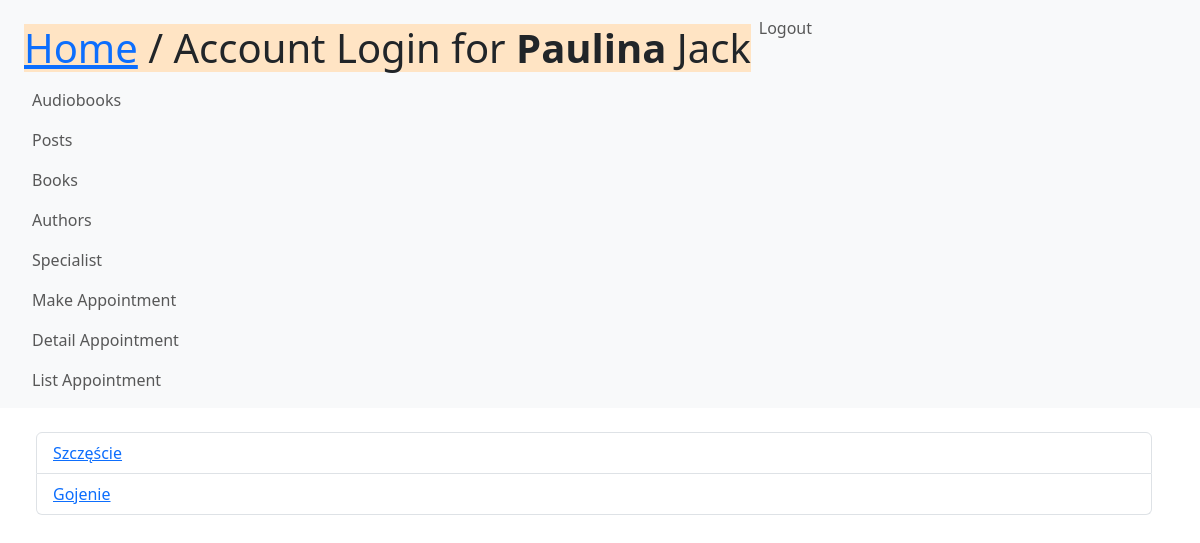
Page /releases/ (signed in) on the committed database.
### people/models.py (models this page shows, shortened)
class User(AbstractUser):
    company = models.ForeignKey('Company', related_name='Employees', null=True, on_delete=models.SET_NULL)
    def is_specialist(self):
        return self.groups.filter(name='Specialist').exists()
    def is_company(self):
        return self.groups.filter(name='Company').exists()

class Company(models.Model):
    name_company = models.CharField(max_length=256)
    industry = models.CharField(max_length=64)

### media/models.py (models this page shows, shortened)
class Release(models.Model):
    title = models.TextField(max_length=200)
    text = models.TextField(max_length=2000)
    category_release = models.ForeignKey(Category, on_delete=models.CASCADE)
    author_specialist = models.ForeignKey(User, on_delete=models.CASCADE, null=True)
    relimg = models.ImageField(upload_to='profile_images', default='test.png')
    date = models.DateTimeField(auto_now_add=True)

### media/views.py (the view)
# urls.py: path('releases/', ReleasesView.as_view(), name='view_release'),
class ReleasesView(View):
    def get(self, request):
        nowe_posty = Release.objects.all()
        return render(request, 'listy2release.html', {'release': nowe_posty})

### media/templates/listy2release.html
{% extends 'base.html' %}
{% block content %}
    <ul class="list-group">
        {% for release in release.all %}
        <div class="list-group-item"><a href="/releases/{{ release.id }}">
            {{release.title}}
        </a></div>
        {% endfor %}
    </ul>
{% endblock %}

### people/templates/base.html (shortened to what this page needs)
{% load static %}
<!DOCTYPE html>
<html lang="en">
<head>
    <link href="{% static 'bootstrap-5.2.2-dist/css/bootstrap.min.css' %}" rel="stylesheet">
</head>
<body>
<nav class="navbar navbar-expand-sm bg-light navbar-light">
    <div class="container-fluid">
        <ul class="navbar-nav">
            <div class="container m-auto">
        <div style="display: flex;flex-direction: row;justify-content: space-between">
               <div>   <h1 style="background-color: bisque" class="text-2xl leading-none text-gray-900 tracking-tight mt-3"><a href="/">Home</a> / Account Login for <b>{{user.username}}</b> {{user.company.name_company}} </h1>
               </div>
            <div>     {% if user.is_authenticated %}
                        <div class="nav-item">
                            <a class="nav-link" href="{% url 'logout' %}">Logout</a>
                        </div>
                        {% endif %}
            </div>
        </div>
                    {% if perms.media.view_book %}
                        <div>
                            <a class="nav-link" href="{% url 'view_audiobooks' %}">Audiobooks</a>
                        </div>
                        <div class="nav-item">
                            <a class="nav-link" href="{% url 'view_release' %}">Posts</a>
                        </div>
                        <div class="nav-item">
                            <a class="nav-link" href="{% url 'view_books' %}">Books</a>
                        </div>
                        <div class="nav-item">
                            <a class="nav-link" href="{% url 'view_author' %}">Authors</a>
                        </div>
                        <div class="nav-item">
                            <a class="nav-link" href="{% url 'view_specialist' %}">Specialist</a>
                        </div>
                        <div class="nav-item">
                            <a class="nav-link" href="{% url 'make_appointment' %}">Make Appointment</a>
                        </div>
                        <div class="nav-item">
                            <a class="nav-link" href="{% url 'detail_appointment' 1 %}">Detail Appointment</a>
                        </div>
                        <div class="nav-item">
                            <a class="nav-link" href="{% url 'view_appointment' %}">List Appointment</a>
                        </div>
                    {% endif %}
        </ul>
    </div>
</nav>
<div class="container m-4">
    {% block content %}{% endblock %}
</div>
</body>
</html>

### rows in the picture
User: username "Paulina", company.name_company "Jack"
Release: title "Szczęście"
Release: title "Gojenie"
